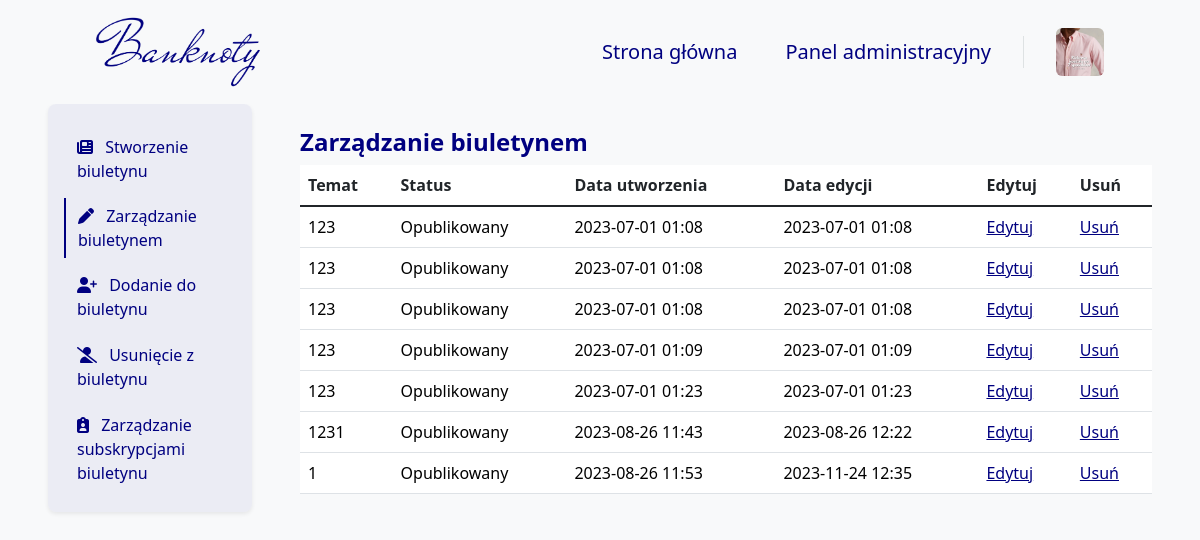
The page /newsletter/AdminPanel/ (signed in) on the database as committed earlier.
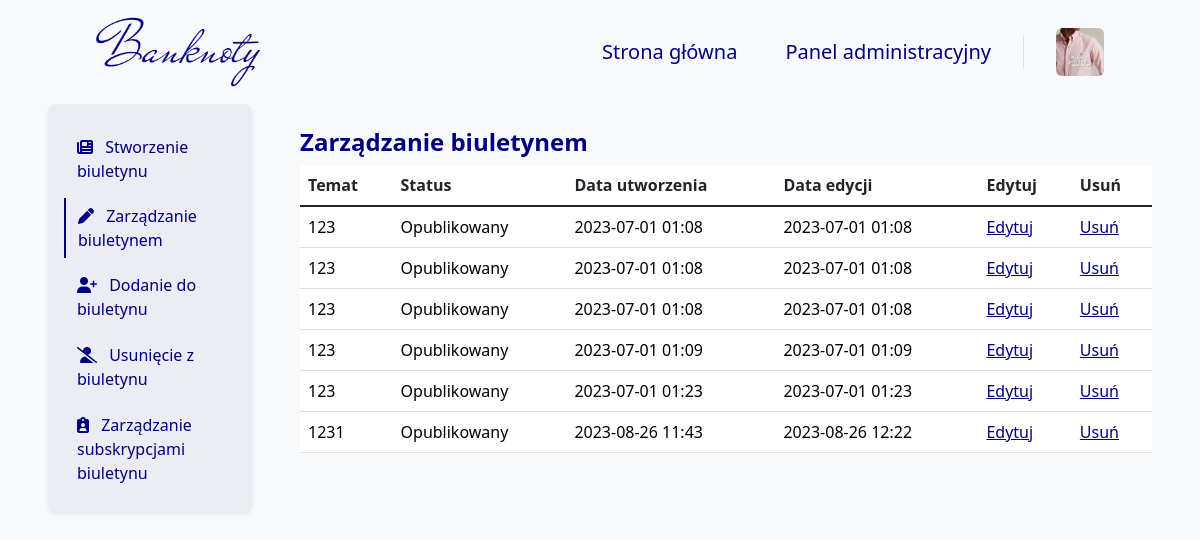
The same page on the database as committed later.
### blog/models.py (models this page shows, shortened)
class Newsletter(models.Model):
    EMAIL_STATUS_CHOICES = (
        ('Draft', 'Projekt'),
        ('Published', 'Opublikowany'))
    title = models.CharField(
        null=False,
        blank=False,
        max_length=250,
        verbose_name="Tytuł")
    text = RichTextField(
        null=False,
        blank=False,
        verbose_name="Treść")
    email = models.ManyToManyField(
        NewsletterUser,
        verbose_name="Subskrybujący")
    date_added = models.DateTimeField(
        auto_now_add=True,
        verbose_name="Data dodania")
    date_modified = models.DateTimeField(
        auto_now=True,
        verbose_name="Data modyfikacji")
    status_field = models.CharField(
        choices=EMAIL_STATUS_CHOICES,
        default='Draft',
        max_length=10,
        verbose_name="Status"
    )
    def status(self):
        if self.status_field == 'Published':
            return True
        else:
            return False
    status.boolean = True
    status.short_description = 'Aktywny'

### blog/views.py (the view)
# urls.py: path('newsletter/AdminPanel/', newsletter_manage_admin_panel_view, name='newsletter_admin_panel'),
@superuser_required
def newsletter_manage_admin_panel_view(request):
    newsletter = Newsletter.objects.all()
    context = get_paginated_context(request, newsletter, 10)
    return render(request, 'AdminTemplates/Newsletter/AdminPanel/NewsletterManageAdmin.html', context)

### blog/views.py (called while the page is built)
def superuser_required(view_func):
    @wraps(view_func)
    def _wrapped_view(request, *args, **kwargs):
        if request.user.is_authenticated and request.user.is_superuser:
            return view_func(request, *args, **kwargs)
        else:
            return redirect('home')
    return _wrapped_view

def get_paginated_context(request, queryset, items_per_page=10):
    paginator = Paginator(queryset, items_per_page)
    page_number = request.GET.get('page')
    page_obj = paginator.get_page(page_number)
    context = {
        'page_obj': page_obj,
    }
    return context

### templates/AdminTemplates/Newsletter/AdminPanel/NewsletterManageAdmin.html (shortened to what this page needs)
{% extends 'base.html' %}
{% block navbar %}
    {% include 'Navbar/NavbarAdmin.html' %}
{% endblock %}
{% block content %}
    <div class="container-fluid">
        <div class="row">
            <div class="col-12 col-lg-3 px-5 px-lg-5 mx-auto bg-body-tertiary">
                {% include 'AdminTemplates/Newsletter/AdminPanel/Elements/Navigation.html' %}
            </div>
            <div class="col-12 col-lg-9 px-5 px-lg-0 pe-lg-5 pt-4 pt-lg-3 mx-auto bg-body-tertiary mt-2">
                <h4 class="mb-0 pb-2 fw-bold text-navy">
                    Zarządzanie biuletynem
                </h4>
                {% include 'AdminTemplates/Newsletter/AdminPanel/Elements/Table/Newsletter.html' %}
            </div>
        </div>
    </div>
{% endblock %}

### templates/AdminTemplates/Newsletter/AdminPanel/Elements/Table/Newsletter.html
<div class="table-responsive">
    <table class="table table-hover">
        <thead>
        <tr>
            <th scope="col">Temat</th>
            <th scope="col">Status</th>
            <th scope="col">Data utworzenia</th>
            <th scope="col">Data edycji</th>
            <th scope="col">Edytuj</th>
            <th scope="col">Usuń</th>
        </tr>
        </thead>
        <tbody class="table-group-divider">
        {% for newsletter in page_obj %}
            <tr>
                <td>
                    <a class="admin_panel_link"
                       href="{% url 'newsletter_detail_admin_panel' newsletter.pk %}">
                        {{ newsletter.title }}
                    </a>
                </td>
                <td>
                    <a class="admin_panel_link"
                       href="{% url 'newsletter_detail_admin_panel' newsletter.pk %}">
                        {% if newsletter.status_field == 'Draft' %}
                            Projekt
                        {% else %}
                            Opublikowany
                        {% endif %}
                    </a>
                </td>
                <td>
                    <a class="admin_panel_link"
                       href="{% url 'newsletter_detail_admin_panel' newsletter.pk %}">
                        {{ newsletter.date_added |date:'Y-m-d H:i' }}
                    </a>
                </td>
                <td>
                    <a class="admin_panel_link"
                       href="{% url 'newsletter_detail_admin_panel' newsletter.pk %}">
                        {{ newsletter.date_modified |date:'Y-m-d H:i' }}
                    </a>
                </td>
                <td>
                    <a class="admin_panel_edit_link"
                       href="{% url 'newsletter_edit_admin_panel' newsletter.pk %}">
                        Edytuj
                    </a>
                </td>
                <td>
                    <a class="admin_panel_edit_link"
                       href="{% url 'newsletter_delete_admin_panel' newsletter.pk %}">
                        Usuń
                    </a>
                </td>
            </tr>
        {% endfor %}
        </tbody>
    </table>
</div>

Rows that differ between the two databases and show on the page:
removed Newsletter: title "1", status_field "Opublikowany", date_added "2023-08-26 11:53", date_modified "2023-11-24 12:35"
